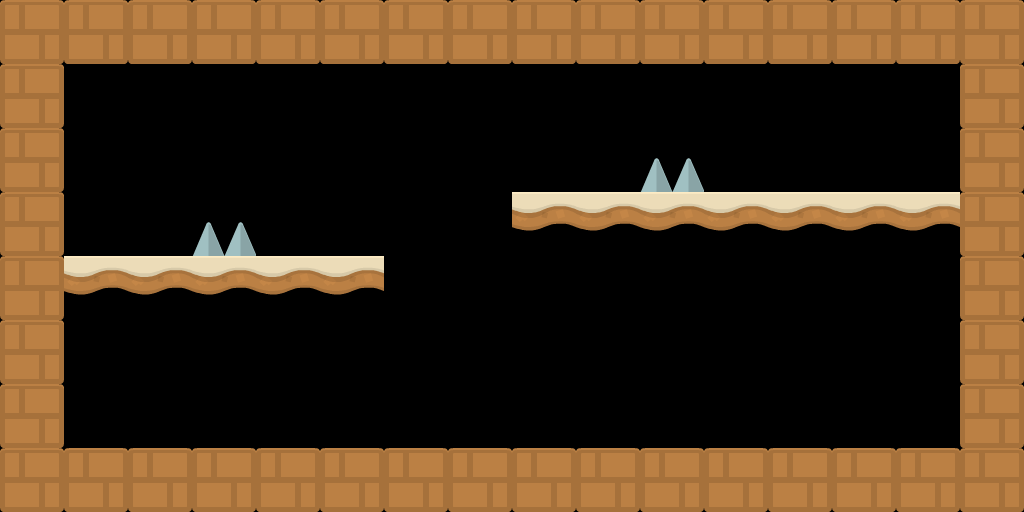

Rendered tile map (Tiled .tmx) drawn with the repository's tilesets; below, a short description and the full map source, tile grids included:
An orthogonal 16x8 tile map with 64x64 px tiles, 1 tile layer (baselayer).

<map version="1.0" tiledversion="1.1.5" orientation="orthogonal" renderorder="right-down" width="16" height="8" tilewidth="64" tileheight="64" infinite="0" nextobjectid="1">
 <tileset firstgid="1" name="tileset" tilewidth="64" tileheight="64" tilecount="3" columns="3">
  <image source="tileset.png" width="192" height="64" />
 </tileset>
 <layer name="baselayer" width="16" height="8">
  <data encoding="csv">
2,2,2,2,2,2,2,2,2,2,2,2,2,2,2,2,
2,0,0,0,0,0,0,0,0,0,0,0,0,0,0,2,
2,0,0,0,0,0,0,0,0,0,3,0,0,0,0,2,
2,0,0,3,0,0,0,0,1,1,1,1,1,1,1,2,
2,1,1,1,1,1,0,0,0,0,0,0,0,0,0,2,
2,0,0,0,0,0,0,0,0,0,0,0,0,0,0,2,
2,0,0,0,0,0,0,0,0,0,0,0,0,0,0,2,
2,2,2,2,2,2,2,2,2,2,2,2,2,2,2,2
</data>
 </layer>
</map>
